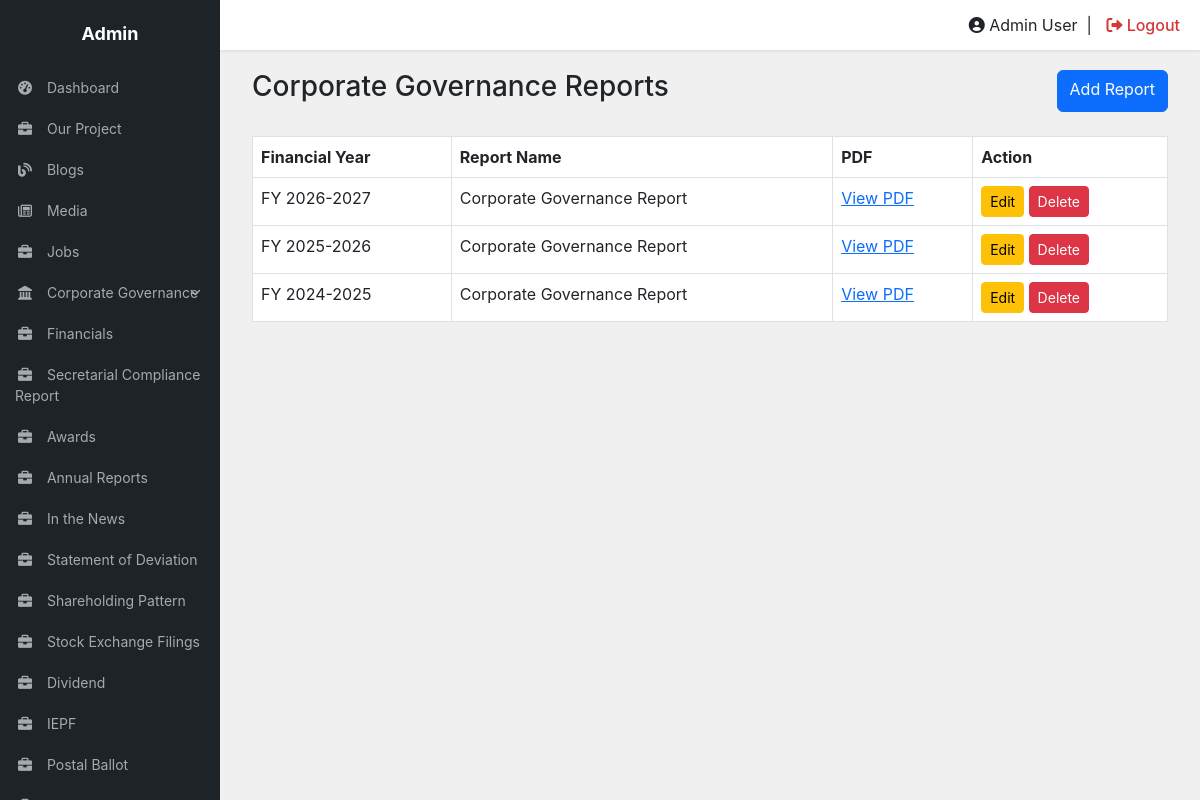
Screenshot of /crm/corporate-governance-report (signed in) with the database file from the repository.
### tables this page shows
CREATE TABLE `cgr_reports` (
  `cgr_report_id` int(10) UNSIGNED NOT NULL,
  `cgr_financial_year` varchar(9) NOT NULL,
  `cgr_report_name` varchar(255) NOT NULL,
  `cgr_report_pdf` varchar(500) NOT NULL,
  `cgr_sort_order` int(11) NOT NULL DEFAULT '0',
  `cgr_status` tinyint(1) NOT NULL DEFAULT '1',
  `cgr_created_at` timestamp NOT NULL DEFAULT CURRENT_TIMESTAMP
);

### crm/corporate-governance-report/index.php (the view, shortened to what this page needs)
<?php
require_once '../../dbc.php';
$cgrCmsResult = $conn->query("
    SELECT *
    FROM cgr_reports
    ORDER BY cgr_financial_year DESC,
             cgr_sort_order ASC,
             cgr_report_id DESC
");
function cgrEscape($value) {
    return htmlspecialchars((string)$value, ENT_QUOTES, 'UTF-8');
}
include '../includes/header.php';
?>
<div class="container-fluid">
    <div class="d-flex justify-content-between mb-4">
        <h3>Corporate Governance Reports</h3>
        <a href="add.php" class="btn btn-primary">Add Report</a>
    </div>
    <div class="table-responsive">
        <table class="table table-bordered">
            <thead>
                <tr>
                    <th>Financial Year</th>
                    <th>Report Name</th>
                    <th>PDF</th>
                    <th>Action</th>
                </tr>
            </thead>
            <tbody>
            <?php if ($cgrCmsResult && $cgrCmsResult->num_rows > 0): ?>
                <?php while ($cgrCmsRow = $cgrCmsResult->fetch_assoc()): ?>
                    <tr>
                        <td>FY <?= cgrEscape($cgrCmsRow['cgr_financial_year']) ?></td>
                        <td><?= cgrEscape($cgrCmsRow['cgr_report_name']) ?></td>
                        <td>
                            <?php if ($cgrCmsRow['cgr_report_pdf']): ?>
                                <a href="/ajmera/<?= cgrEscape(
                                    ltrim($cgrCmsRow['cgr_report_pdf'], '/')
                                ) ?>" target="_blank" rel="noopener noreferrer">
                                    View PDF
                                </a>
                            <?php else: ?>
                                No PDF
                            <?php endif; ?>
                        </td>
                        <td>
                            <a href="edit.php?id=<?= (int)$cgrCmsRow['cgr_report_id'] ?>"
                               class="btn btn-warning btn-sm">Edit</a>
                            <form action="delete.php" method="POST" class="d-inline"
                                  onsubmit="return confirm('Delete this report?');">
                                <button type="submit" class="btn btn-danger btn-sm">
                                    Delete
                                </button>
                            </form>
                        </td>
                    </tr>
                <?php endwhile; ?>
            <?php else: ?>
                <tr>
                    <td colspan="4" class="text-center">No reports found.</td>
                </tr>
            <?php endif; ?>
            </tbody>
        </table>
    </div>
</div>
<?php include '../includes/footer.php'; ?>

### crm/includes/header.php (style rules this page uses)
body { background-color: #f0f0f1; font-family: -apple-system, BlinkMacSystemFont, "Segoe UI", Roboto, Oxygen-Sans, Ubuntu, Cantarell, "Helvetica Neue", sans-serif; margin: 0; overflow-x: hidden; }

### rows the page displays
cgr_reports: cgr_financial_year "2026-2027", cgr_report_name "Corporate Governance Report"
cgr_reports: cgr_financial_year "2025-2026", cgr_report_name "Corporate Governance Report"
cgr_reports: cgr_financial_year "2024-2025", cgr_report_name "Corporate Governance Report"
